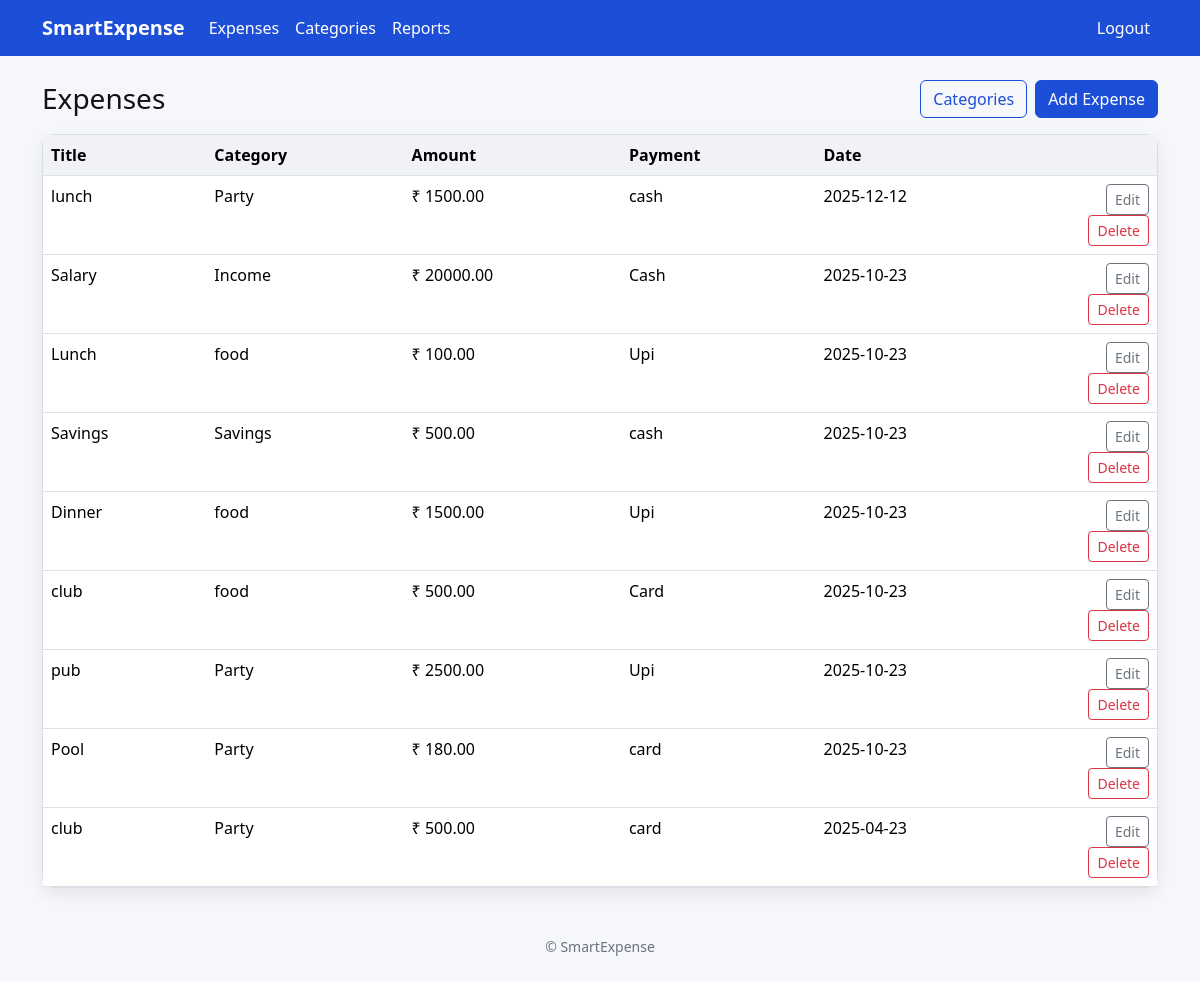
The page /expenses/ (signed in) on the database its author committed.
### smartexpense/models/expense.py (models this page shows)
class Expense(db.Model):
    __tablename__ = "expenses"
    id = db.Column(db.Integer, primary_key=True)
    user_id = db.Column(db.Integer, db.ForeignKey("users.id"), nullable=False)
    title = db.Column(db.String(200), nullable=False)
    category_id = db.Column(db.Integer, db.ForeignKey("categories.id"), nullable=False)
    amount = db.Column(db.Float, nullable=False)
    payment_mode = db.Column(db.String(50))  # Cash/Card/UPI
    spent_on = db.Column(db.Date, default=date.today, nullable=False)
    note = db.Column(db.Text)

### smartexpense/models/category.py (models this page shows)
class Category(db.Model):
    __tablename__ = "categories"
    id = db.Column(db.Integer, primary_key=True)
    user_id = db.Column(db.Integer, db.ForeignKey("users.id"), nullable=False)
    name = db.Column(db.String(100), nullable=False)
    type = db.Column(db.String(50), default="expense")  # expense/income if needed later
    expenses = db.relationship("Expense", backref="category", lazy=True)
    __table_args__ = (
        db.UniqueConstraint("user_id", "name", name="uq_user_category_name"),
    )

### smartexpense/blueprints/expenses/routes.py (the view)
@expenses_bp.route("/")
@login_required
def list_expenses():
    expenses = Expense.query.filter_by(user_id=current_user.id).order_by(Expense.spent_on.desc()).all()
    return render_template("expenses/list.html", expenses=expenses)

### smartexpense/models/user.py (called while the page is built)
@login_manager.user_loader
def load_user(user_id):
    return db.session.get(User, int(user_id))

### smartexpense/templates/expenses/list.html
{% extends 'base.html' %}
{% block content %}
<div class="d-flex justify-content-between align-items-center mb-3">
  <h3 class="mb-0">Expenses</h3>
  <div class="d-flex gap-2">
    <a class="btn btn-outline-primary" href="/expenses/categories">Categories</a>
    <a class="btn btn-primary" href="/expenses/create">Add Expense</a>
  </div>
  </div>
<div class="card">
  <div class="card-body p-0">
    <div class="table-responsive">
      <table class="table table-hover mb-0">
        <thead class="align-middle"><tr><th>Title</th><th>Category</th><th>Amount</th><th>Payment</th><th>Date</th><th style="width:120px"></th></tr></thead>
        <tbody>
        {% for e in expenses %}
        <tr>
          <td>{{e.title}}</td>
          <td>{{e.category.name}}</td>
          <td>₹ {{ '%.2f'|format(e.amount) }}</td>
          <td>{{e.payment_mode}}</td>
          <td>{{e.spent_on}}</td>
          <td class="text-end">
            <a class="btn btn-sm btn-outline-secondary" href="/expenses/{{e.id}}/edit">Edit</a>
            <form method="post" action="/expenses/{{e.id}}/delete" style="display:inline" onsubmit="return confirm('Delete?')">
              <button class="btn btn-sm btn-outline-danger">Delete</button>
            </form>
          </td>
        </tr>
        {% endfor %}
        </tbody>
      </table>
    </div>
  </div>
</div>
{% endblock %}

### smartexpense/templates/base.html (shortened to what this page needs)
<!doctype html>
<html lang="en">
<head>
  <link href="https://cdn.jsdelivr.net/npm/bootstrap@5.3.3/dist/css/bootstrap.min.css" rel="stylesheet">
  <link href="{{ url_for('static', filename='css/style.css', v='3') }}" rel="stylesheet">
</head>
<body>
<nav class="navbar navbar-expand-lg navbar-custom navbar-dark">
  <div class="container">
    <a class="navbar-brand fw-semibold" href="/dashboard/">SmartExpense</a>
    <div id="nav" class="collapse navbar-collapse">
      <ul class="navbar-nav me-auto mb-2 mb-lg-0">
        <li class="nav-item"><a class="nav-link" href="/expenses/">Expenses</a></li>
        <li class="nav-item"><a class="nav-link" href="/expenses/categories">Categories</a></li>
        <li class="nav-item"><a class="nav-link" href="/reports/">Reports</a></li>
      </ul>
      <ul class="navbar-nav">
        <li class="nav-item"><a class="nav-link" href="/auth/logout">Logout</a></li>
      </ul>
    </div>
  </div>
</nav>
<div class="container page-container py-4">
  {% block content %}{% endblock %}
  <footer class="mt-5 text-center footer small">© SmartExpense</footer>
</div>
</body>
</html>

### smartexpense/static/css/style.css (style rules this page uses)
:root { --brand-primary: #1d4ed8; --brand-primary-hover: #173faa; --brand-accent: #22b07d; }
body { background-color: #f6f7fb; color: #111111; }
.navbar-custom { background: var(--brand-primary) !important; }
.navbar-custom .navbar-brand, .navbar-custom .nav-link { color: #fff !important; }
.card { border: 1px solid #d9dce3; border-radius: 12px; box-shadow: 0 6px 16px rgba(16, 24, 40, 0.08); background-color: #ffffff; }
.btn-primary { background-color: var(--brand-primary); border-color: var(--brand-primary); color: #ffffff; }
.btn-outline-primary { color: var(--brand-primary); border-color: var(--brand-primary); }
.table thead th { background-color: #f0f2f7; }
.footer { color: #6b7280; }

### smartexpense/templates/base.html (style rules this page uses)
.page-container { min-height:calc(100vh - 120px); }

### rows shown on the page
Expense: title "lunch", category.name "Party", amount "1500.00", payment_mode "cash", spent_on "2025-12-12"
Expense: title "Salary", category.name "Income", amount "20000.00", payment_mode "Cash", spent_on "2025-10-23"
Expense: title "Lunch", category.name "food", amount "100.00", payment_mode "Upi", spent_on "2025-10-23"
Expense: title "Savings", category.name "Savings", amount "500.00", payment_mode "cash", spent_on "2025-10-23"
Expense: title "Dinner", category.name "food", amount "1500.00", payment_mode "Upi", spent_on "2025-10-23"
Expense: title "club", category.name "food", amount "500.00", payment_mode "Card", spent_on "2025-10-23"
Expense: title "pub", category.name "Party", amount "2500.00", payment_mode "Upi", spent_on "2025-10-23"
Expense: title "Pool", category.name "Party", amount "180.00", payment_mode "card", spent_on "2025-10-23"
Expense: title "club", category.name "Party", amount "500.00", payment_mode "card", spent_on "2025-04-23"
